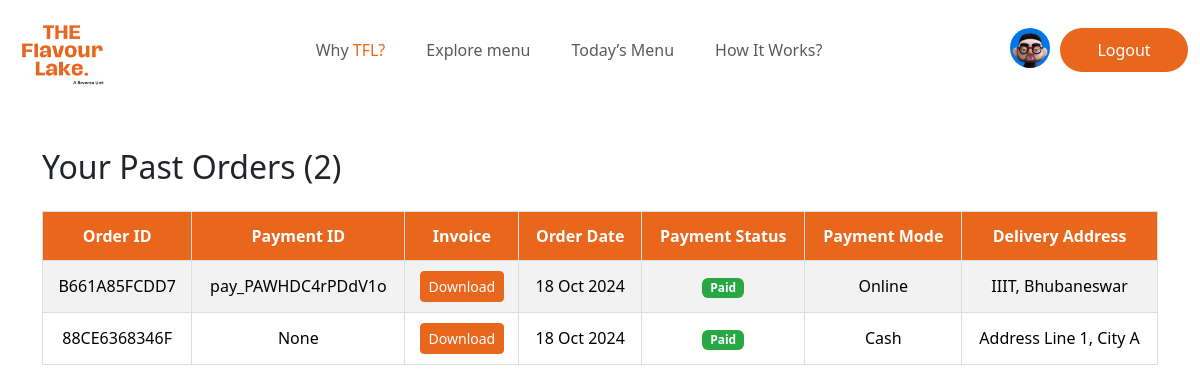
Before: /past_orders/ (signed in) with the older database file.
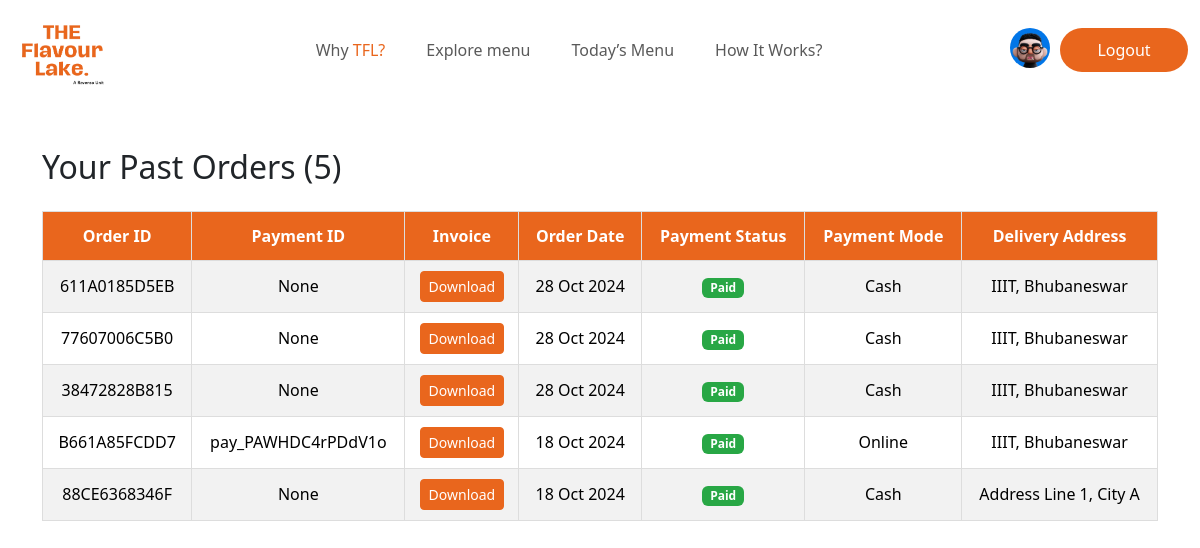
After: the same page with the newer database file.
### home/models.py (models this page shows, shortened)
class Order(models.Model):
    order_id = models.CharField(max_length=12, unique=True, blank=True, null=True)
    payment_id = models.CharField(max_length=100, unique=True, blank=True, null=True)
    pdf_invoice = models.FileField(upload_to='invoices/', blank=True, null=True)
    created_at = models.DateTimeField(auto_now_add=True, blank=True, null=True)
    customer_email = models.EmailField(blank=True, null=True)
    payment_status = models.CharField(max_length=10, choices=[('pending', 'Pending'), ('paid', 'Paid')], default='pending')
    payment_mode = models.CharField(max_length=10, choices=[('online', 'Online'), ('cash', 'Cash')], default='online')
    delivery_address = models.ForeignKey(DeliveryAddress, on_delete=models.SET_NULL, null=True, blank=True)
    delivery_otp = models.IntegerField(default=0, null=True, blank=True)
    delivery_status = models.CharField(max_length=10, choices=[('pending', 'Pending'), ('delivered', 'Delivered')], default='pending')
    expiration_time = models.DateTimeField(null=True, blank=True)  # New expiration field

class DeliveryAddress(models.Model):
    ADDRESS_CHOICES = [
        ('IIIT', 'IIIT'),
        ('STPI', 'STPI'),
        ('KIIT', 'KIIT'),
    ]
    CITY_CHOICES = [
        ('Bhubaneswar', 'Bhubaneswar'),
    ]
    user = models.ForeignKey(User, on_delete=models.CASCADE, related_name='delivery_addresses')
    address_line1 = models.CharField(max_length=255, choices=ADDRESS_CHOICES, default='IIIT')
    city = models.CharField(max_length=100, choices=CITY_CHOICES, default='Bhubaneswar')
    phone_number = models.CharField(max_length=10, default='XXXXXXXXXX')
    is_primary = models.BooleanField(default=False)
    created_at = models.DateTimeField(auto_now_add=True)
    updated_at = models.DateTimeField(auto_now=True)
    def __str__(self):
        return f"{self.address_line1}, {self.city}"

### home/views.py (the view)
# urls.py: path('past_orders/', views.past_orders, name='past_orders'),
@login_required
def past_orders(request):
    past_orders = Order.objects.filter(customer_email=request.user.email).order_by('-created_at')
    context = {
        'past_orders': past_orders,
    }
    return render(request, 'apps/home/past_orders.html',context)

### templates/apps/home/past_orders.html (shortened to what this page needs)
{% extends "account/base_entrance.html" %}
{% load i18n %}
{% load static %}
{% load allauth account %}
{% block content %}
    <div class="container mt-5">
        <h2 class="mb-4">Your Past Orders ({{ past_orders.count }})</h2>
        {% if past_orders %}
        <div class="table-responsive">
            <table class="table table-striped table-bordered orders-table">
                <thead class="thead-dark" style="background-color: #E9661C; color: white;">
                    <tr>
                        <th>Order ID</th>
                        <th class="d-none d-md-table-cell">Payment ID</th>
                        <th class="">Invoice</th>
                        <th class="">Order Date</th>
                        <th class="d-none d-md-table-cell">Payment Status</th>
                        <th class="d-none d-md-table-cell">Payment Mode</th>
                        <th class="d-none d-md-table-cell">Delivery Address</th>
                    </tr>
                </thead>
                <tbody>
                    {% for order in past_orders %}
                    <tr class="mb-3">
                        <td data-label="Order ID">{{ order.order_id }}</td>
                        <td class="d-none d-md-table-cell" data-label="Payment ID">{{ order.payment_id }}</td>
                        <td class="" data-label="Invoice">
                            {% if order.pdf_invoice %}
                                <a href="{{ order.pdf_invoice.url }}" class="btn btn-sm btn-primary" target="_blank">Download</a>
                            {% else %}
                                No Invoice
                            {% endif %}
                        </td>
                        <td class="" data-label="Order Date">{{ order.created_at|date:"d M Y" }}</td>
                        <td class="d-none d-md-table-cell" data-label="Payment Status">
                            <span class="badge {% if order.payment_status == 'paid' %}badge-success{% else %}badge-warning{% endif %}">
                                {{ order.payment_status|title }}
                            </span>
                        </td>
                        <td class="d-none d-md-table-cell" data-label="Payment Mode">{{ order.payment_mode|title }}</td>
                        <td class="d-none d-md-table-cell" data-label="Delivery Address">
                            {% if order.delivery_address %}
                                {{ order.delivery_address|truncatechars:30 }}
                            {% else %}
                                No Address Provided
                            {% endif %}
                        </td>
                    </tr>
                    {% endfor %}
                </tbody>
            </table>
        </div>
        {% else %}
        <p class="text-center">You have no past orders.</p>
        {% endif %}
    </div>
{% endblock content %}

### templates/allauth/layouts/base.html (shortened to what this page needs)
{% load i18n %}
{% load static %}
<!DOCTYPE html>
<html>
    <head>
        <link rel="stylesheet" href="{% static 'assets/css/navbar.css' %}">
        <link href="https://cdn.jsdelivr.net/npm/bootstrap@5.3.3/dist/css/bootstrap.min.css" rel="stylesheet">
    </head>
    <body>
        {% block body %}
            {% include 'apps/partials/navbar.html' %}
            {% block content %}
            {% endblock content %}
        {% endblock body %}
    </body>
</html>

### templates/apps/partials/navbar.html (shortened to what this page needs)
{% load static %}
<nav class="navbar navbar-expand-lg" style="z-index: 10000;">
    <div class="container-fluid">
      <a class="navbar-brand" href="{% url 'home:home' %}" style="z-index: 10005;">
        <img src="{% static 'assets/img/home/tfl_logo.webp' %}" alt="">
      </a>
      <div class="collapse navbar-collapse" id="navbarSupportedContent">
        <ul class="navbar-nav me-auto mb-2 mb-lg-0" style="width: 100%;justify-content: center;gap: 25px;">
          <li class="nav-item">
            <a class="nav-link" aria-current="page" href="{% url 'home:home' %}#why_tfl">Why <span style="color: #E9661D;">TFL?</span></a>
          </li>
          <li class="nav-item">
            <a class="nav-link" aria-current="page" href="{% url 'home:home' %}#best_seller">Explore menu</a>
          </li>
          <li class="nav-item">
            <a class="nav-link" aria-current="page" href="{% url 'home:home' %}#today_menu">Today’s Menu</a>
          </li>
          <li class="nav-item">
            <a class="nav-link" aria-current="page" href="{% url 'home:home' %}#how_works">How It Works?</a>
          </li>
        </ul>
        <form class="d-flex">
          {% if user.is_authenticated %}
          <div class="profile-badge">
            <a href="{% url 'home:user_profile' %}" style="display: flex;align-items: center;justify-content: center;color: #E9661D;">
              {% if user.socialaccount_set.exists %}
                {% with user.socialaccount_set.first as social_account %}
                  <img width="40px" height="40px" style="border-radius: 50%;margin-right: 10px;" src="{{ social_account.extra_data.picture }}" alt="Profile" class="profile-picture">
                {% endwith %}
              {% elif user.profile.picture %}
                <img width="40px" height="40px" style="border-radius: 50%;margin-right: 10px;" src="{{ user.profile.picture.url }}" alt="Profile" class="profile-picture">
              {% else %}
                <img width="40px" height="40px" style="border-radius: 50%;margin-right: 10px;" src="{% static 'assets/img/avatar.webp' %}" alt="Profile" class="profile-picture">
              {% endif %}
            </a>
          </div>
            <button onclick="location.href='{% url 'account_logout' %}'" class="login_logging_btn" type="button">Logout</button>
          {% endif %}
        </form>
      </div>
    </div>
  </nav>

### static/assets/css/navbar.css (style rules this page uses)
.navbar-brand img { width: 100px; }
.login_logging_btn { background-color: #E9661D; border-radius: 25px; border: none; padding: 10px; color: white; width:8em; }
.nav-link { border-bottom: 2px solid transparent; }

### templates/apps/home/past_orders.html (style rules this page uses)
.orders-table { border: 1px solid #ddd; font-size: 16px; }
.orders-table th { background-color: #E9661D; color: white; text-align: center; padding: 12px; }
.orders-table td { padding: 10px; vertical-align: middle; text-align: center; }
.orders-table .btn-primary { background-color: #E9661D; border-color: #E9661D; }
.orders-table .badge-success { background-color: #28a745; }

Changed rows visible on the page:
added Order: order_id "611A0185D5EB", payment_id "None", created_at "28 Oct 2024", payment_status "Paid", payment_mode "Cash", delivery_address "IIIT, Bhubaneswar"
added Order: order_id "77607006C5B0", payment_id "None", created_at "28 Oct 2024", payment_status "Paid", payment_mode "Cash", delivery_address "IIIT, Bhubaneswar"
added Order: order_id "38472828B815", payment_id "None", created_at "28 Oct 2024", payment_status "Paid", payment_mode "Cash", delivery_address "IIIT, Bhubaneswar"
Other visible differences:
{{ past_orders.count }}: "2" → "5"
